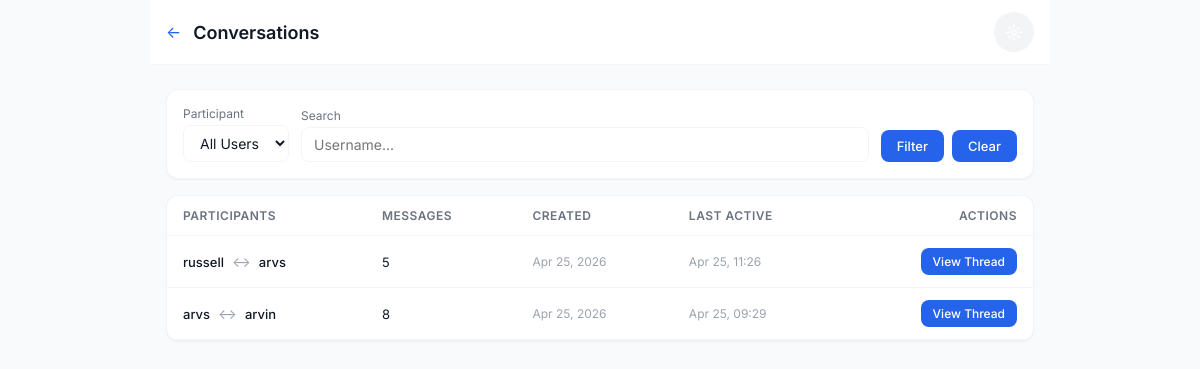
The app's page /chat/admin/conversations/ (signed in), older data.
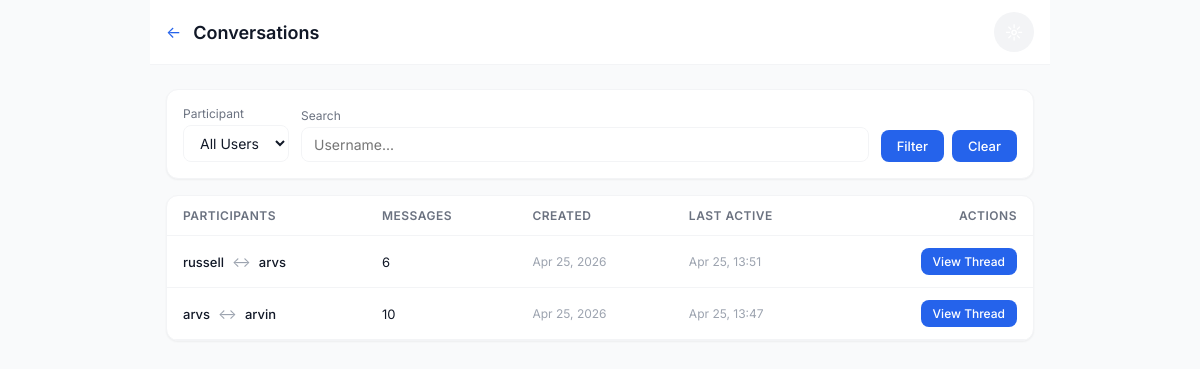
The same page, newer data.
### chat/models.py (models this page shows, shortened)
class Conversation(models.Model):
    id = models.UUIDField(primary_key=True, default=uuid.uuid4, editable=False)
    participant1 = models.ForeignKey(User, on_delete=models.CASCADE, related_name='conversations_as_p1')
    participant2 = models.ForeignKey(User, on_delete=models.CASCADE, related_name='conversations_as_p2')
    created_at = models.DateTimeField(auto_now_add=True)
    updated_at = models.DateTimeField(auto_now=True)
    last_message = models.ForeignKey('Message', on_delete=models.SET_NULL, null=True, blank=True, related_name='+')
    class Meta:
        db_table = 'chat_conversation'
        unique_together = ['participant1', 'participant2']
        indexes = [
            models.Index(fields=['participant1', 'participant2']),
            models.Index(fields=['updated_at']),
        ]

### chat/views_admin.py (the view, shortened to what this page needs)
# urls.py: path('admin/conversations/', views_admin.admin_conversations, name='admin_conversations'),
@login_required
@user_passes_test(is_staff_or_admin, login_url='chat_list')
def admin_conversations(request):
    conv_qs = Conversation.objects.select_related(
        'participant1', 'participant2', 'last_message'
    ).annotate(message_count=Count('messages')).order_by('-updated_at')
    user_filter = request.GET.get('user', '')
    search = request.GET.get('search', '').strip()
    if search:
        conv_qs = conv_qs.filter(
            Q(participant1__username__icontains=search) |
            Q(participant2__username__icontains=search)
        )
    paginator = Paginator(conv_qs, 25)
    page_number = request.GET.get('page', 1)
    page_obj = paginator.get_page(page_number)
    users = User.objects.order_by('username')
    return render(request, 'chat/admin/conversations.html', {
        'conversations': page_obj,
        'users': users,
        'user_filter': user_filter,
        'search': search,
        'is_admin': is_admin_only(request.user),
    })

### chat/views_admin.py (called while the page is built)
def is_staff_or_admin(user):
    if user.is_superuser:
        return True
    profile = getattr(user, 'profile', None)
    if profile and profile.role in ('staff', 'admin'):
        return True
    return user.is_staff

def is_admin_only(user):
    if user.is_superuser:
        return True
    profile = getattr(user, 'profile', None)
    if profile and profile.role == 'admin':
        return True
    return False

### chat/templates/chat/admin/conversations.html (shortened to what the changed rows need)
{% extends 'chat/base.html' %}
{% block content %}
<div style="max-width: 900px; margin: 0 auto;">
    <div class="app-bar">
        <div style="display: flex; align-items: center; gap: 12px;">
            <h1>Conversations</h1>
        </div>
    </div>
    <div class="container" style="padding-top: 24px;">
        <div class="card" style="overflow: auto;">
            <table style="width: 100%; border-collapse: collapse; font-size: 14px;">
                <thead>
                    <tr style="border-bottom: 1px solid var(--border-light);">
                        <th style="padding: 12px 16px; text-align: left; font-weight: 600; color: var(--text-secondary); font-size: 12px; text-transform: uppercase; letter-spacing: 0.5px;">Participants</th>
                        <th style="padding: 12px 16px; text-align: left; font-weight: 600; color: var(--text-secondary); font-size: 12px; text-transform: uppercase; letter-spacing: 0.5px;">Messages</th>
                        <th style="padding: 12px 16px; text-align: left; font-weight: 600; color: var(--text-secondary); font-size: 12px; text-transform: uppercase; letter-spacing: 0.5px;">Created</th>
                        <th style="padding: 12px 16px; text-align: left; font-weight: 600; color: var(--text-secondary); font-size: 12px; text-transform: uppercase; letter-spacing: 0.5px;">Last Active</th>
                        <th style="padding: 12px 16px; text-align: right; font-weight: 600; color: var(--text-secondary); font-size: 12px; text-transform: uppercase; letter-spacing: 0.5px;">Actions</th>
                    </tr>
                </thead>
                <tbody>
                    {% for conv in conversations %}
                    <tr style="border-bottom: 1px solid var(--border-light);">
                        <td style="padding: 12px 16px;">
                            <div style="display: flex; align-items: center; gap: 8px;">
                                <span style="font-weight: 500; font-size: 13px;">{{ conv.participant1.username }}</span>
                                <span style="color: var(--text-muted);">&#8596;</span>
                                <span style="font-weight: 500; font-size: 13px;">{{ conv.participant2.username }}</span>
                            </div>
                        </td>
                        <td style="padding: 12px 16px; font-size: 13px;">{{ conv.message_count }}</td>
                        <td style="padding: 12px 16px; font-size: 12px; color: var(--text-muted); white-space: nowrap;">{{ conv.created_at|date:"M d, Y" }}</td>
                        <td style="padding: 12px 16px; font-size: 12px; color: var(--text-muted); white-space: nowrap;">{{ conv.updated_at|date:"M d, H:i" }}</td>
                        <td style="padding: 12px 16px; text-align: right;">
                            <a href="{% url 'admin_conversation_detail' conv.id %}" class="btn" style="padding: 6px 12px; font-size: 12px; text-decoration: none;">View Thread</a>
                        </td>
                    </tr>
                    {% empty %}
                    <tr><td colspan="5" style="padding: 24px; text-align: center; color: var(--text-secondary);">No conversations found</td></tr>
                    {% endfor %}
                </tbody>
            </table>
        </div>
    </div>
</div>
{% endblock %}

Row changes from the older to the newer data that the page shows:
changed Conversation "russell": message_count "5" → "6"; updated_at "Apr 25, 11:26" → "Apr 25, 13:51"
changed Conversation "arvin": message_count "8" → "10"; updated_at "Apr 25, 09:29" → "Apr 25, 13:47"
